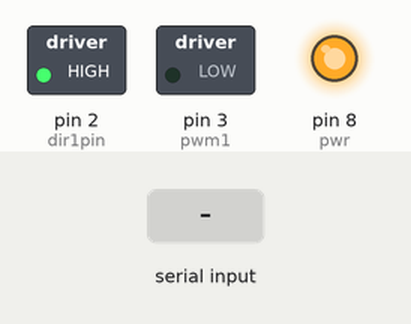
A sketch run on a simulated Arduino Uno, built with avr-gcc and run on an emulated ATmega328P. Shown: switched loads named in the sketch (green lamp = pin HIGH), output pins drawn as LEDs (lit = HIGH). The inputs (shaded band) are chosen by the test bench.

Above: at 1.2 s.
1.3 s: "90,45\n" received over Serial
At 2.7 s:
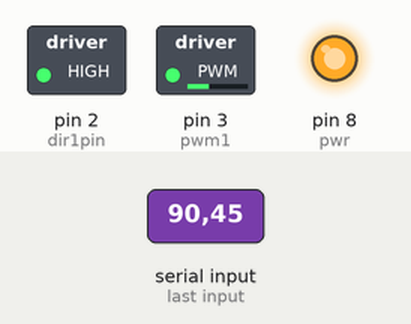
3.8 s: "30,150\n" received over Serial
At 5.9 s:
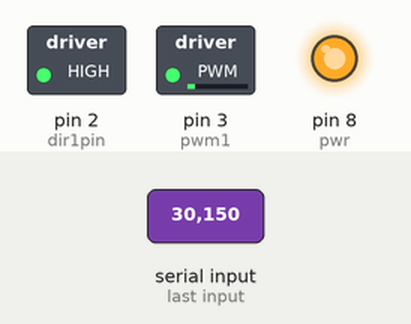
6.3 s: "200\n" received over Serial
At 7.6 s:
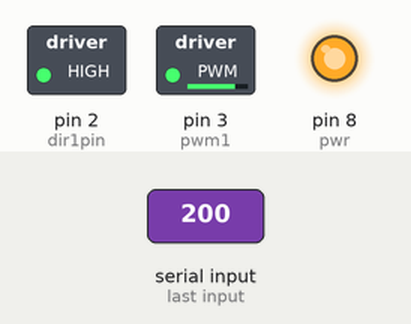
8.8 s: "90\n" received over Serial
At 10.7 s:
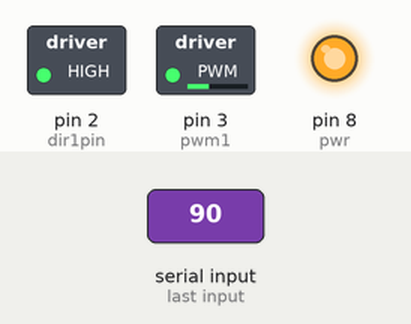
Timing chart, 0 to 12.2 s (numbered marks = the images above; inputs shaded):
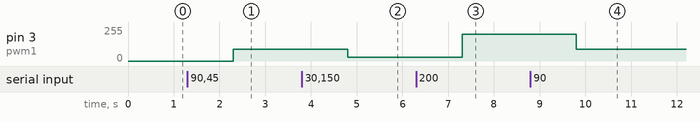

Measured:
- after the input at 1.3 s, pin 3 (pwm1): 0/255 → 90/255 after 1.0 s
- after the input at 3.8 s, pin 3 (pwm1): 90/255 → 30/255 after 1.0 s
- after the input at 6.3 s, pin 3 (pwm1): 30/255 → 200/255 after 1.0 s
- after the input at 8.8 s, pin 3 (pwm1): 200/255 → 90/255 after 1.0 s

The sketch:

motor_controller.ino
```cpp
//int speed1 = 0;
//int speed2 = 0;
//int dir1 = 1;
//int dir2 = 1;

int pwr = 8;
int gnd = 8;

int pwm1 =  3;
int dir1pin = 2;

void setup()
{
  // attaches the servo on pin 9 to the servo object
  digitalWrite(pwr, LOW);
  pinMode(pwr,OUTPUT);
  analogWrite(pwm1, 0);
    Serial.begin(9600);
    pinMode(dir1pin, OUTPUT);
    digitalWrite(dir1pin, HIGH);
     analogWrite(pwm1, 0);
     digitalWrite(pwr, HIGH);


}


void loop() {
  // put your main code here, to run repeatedly:
   if (Serial.available()) {
    // read the most recent byte (which will be from 0 to 255):
    String val = Serial.readString();


    analogWrite(pwm1, val.toInt());
  }

}
```
